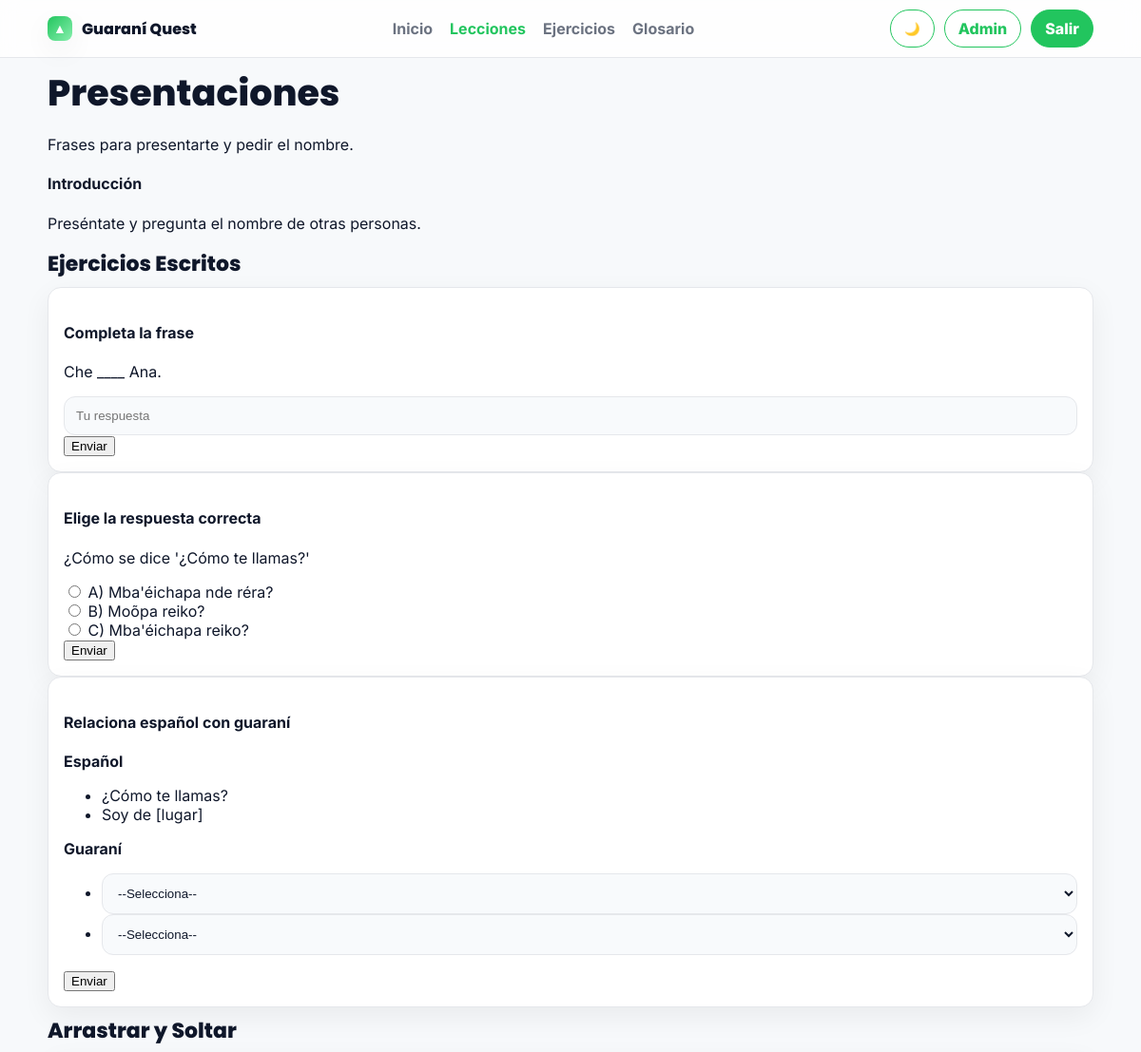
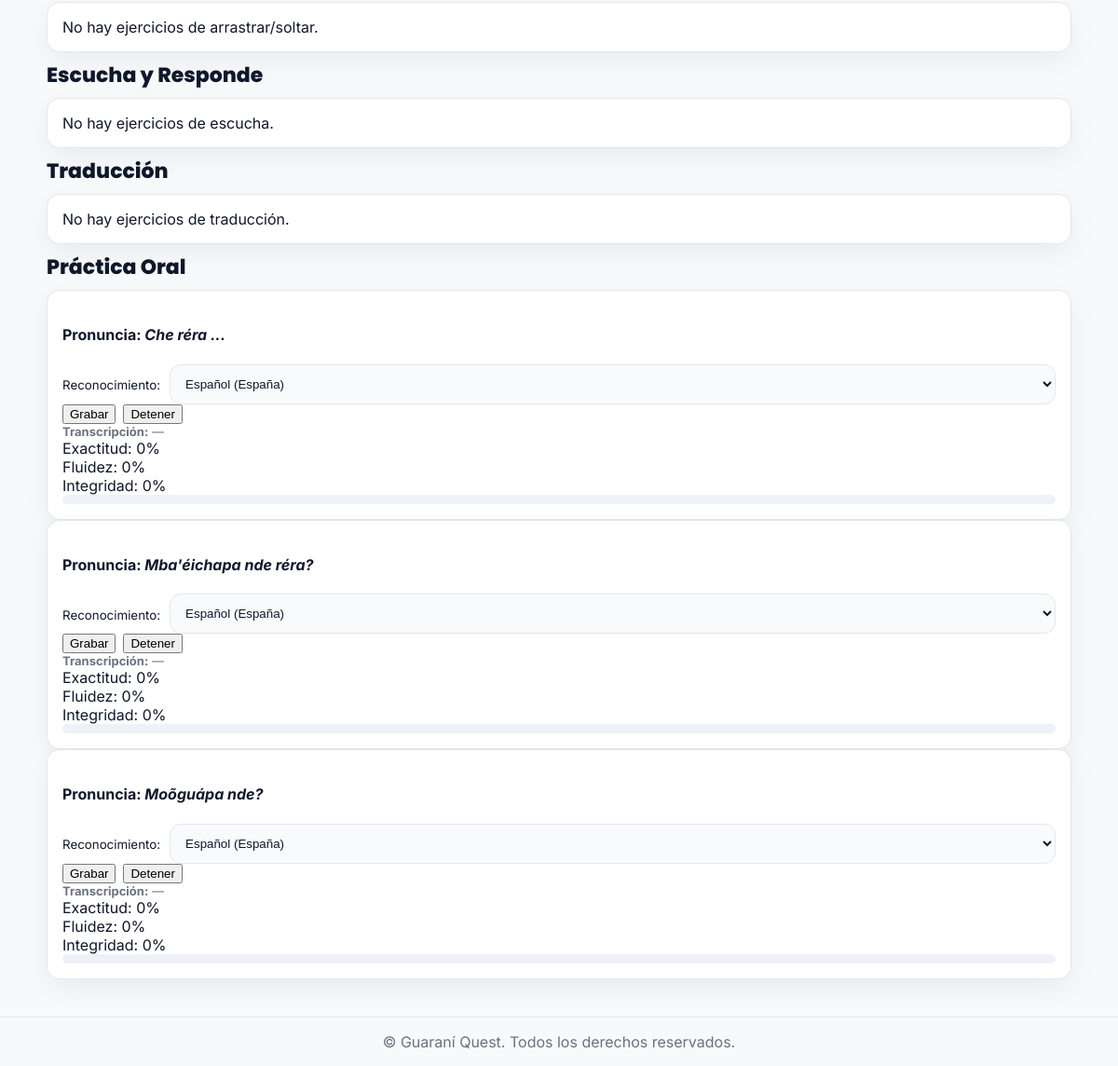
The app's page /learning/lessons/3/ (signed in) with its own data (2 pictures, top to bottom).
### learning/models.py (models this page shows, shortened)
class Lesson(models.Model):
    title = models.CharField(max_length=200)
    description = models.TextField(blank=True)
    order = models.PositiveIntegerField(default=0)
    is_published = models.BooleanField(default=True)
    class Meta:
        ordering = ["order", "id"]

class LessonSection(models.Model):
    lesson = models.ForeignKey(Lesson, on_delete=models.CASCADE, related_name="sections")
    title = models.CharField(max_length=200, blank=True)
    body = models.TextField(blank=True)
    reference_audio = models.FileField(upload_to="lesson_sections/", blank=True, null=True)
    order = models.PositiveIntegerField(default=0)
    class Meta:
        ordering = ["order", "id"]

class FillBlankExercise(models.Model):
    lesson = models.ForeignKey(Lesson, on_delete=models.CASCADE, related_name="fillblanks")
    prompt_text = models.TextField(help_text="Usa '____' para indicar el espacio en blanco.")
    correct_answer = models.CharField(max_length=255)
    order = models.PositiveIntegerField(default=0)
    class Meta:
        ordering = ["order", "id"]

class MultipleChoiceExercise(models.Model):
    lesson = models.ForeignKey(Lesson, on_delete=models.CASCADE, related_name="mcqs")
    question_text = models.TextField()
    choices_json = models.JSONField()
    correct_key = models.CharField(max_length=10)
    order = models.PositiveIntegerField(default=0)
    class Meta:
        ordering = ["order", "id"]

class MatchingExercise(models.Model):
    lesson = models.ForeignKey(Lesson, on_delete=models.CASCADE, related_name="matchings")
    instructions = models.CharField(max_length=255, default="Relaciona las parejas")
    order = models.PositiveIntegerField(default=0)
    class Meta:
        ordering = ["order", "id"]

class MatchingPair(models.Model):
    exercise = models.ForeignKey(MatchingExercise, on_delete=models.CASCADE, related_name="pairs")
    left_text = models.CharField(max_length=255)
    right_text = models.CharField(max_length=255)

class PronunciationExercise(models.Model):
    lesson = models.ForeignKey(Lesson, on_delete=models.CASCADE, related_name="pronun_exercises")
    text_guarani = models.CharField(max_length=255)
    reference_audio = models.FileField(upload_to="pronunciation_refs/", blank=True, null=True)
    order = models.PositiveIntegerField(default=0)
    class Meta:
        ordering = ["order", "id"]

### learning/views.py (the view)
# urls.py: path("lessons/<int:pk>/", views.lesson_detail, name="lesson_detail"),
@login_required
def lesson_detail(request, pk):
    lesson = get_object_or_404(Lesson, pk=pk, is_published=True)
    ctx = {
        "lesson": lesson,
        "sections": lesson.sections.all(),
        "fillblanks": lesson.fillblanks.all(),
        "mcqs": lesson.mcqs.all(),
        "matchings": lesson.matchings.all(),
        "pronun_exercises": lesson.pronun_exercises.all(),
    }
    return render(request, "learning/lesson_detail.html", ctx)

### learning/templates/learning/lesson_detail.html (shortened to what this page needs)
{% extends "base.html" %}
{% load static %}
{% block content %}
  <h1>{{ lesson.title }}</h1>
  <p>{{ lesson.description }}</p>
  {% for section in sections %}
    <section class="section">
      <h4>{{ section.title }}</h4>
      <p>{{ section.body }}</p>
    </section>
  {% endfor %}
  <h3>Ejercicios Escritos</h3>
  {% for ex in fillblanks %}
    {% include "learning/partials/exercise_fillblank.html" with ex=ex %}
  {% endfor %}
  {% for ex in mcqs %}
    {% include "learning/partials/exercise_mcq.html" with ex=ex %}
  {% endfor %}
  {% for ex in matchings %}
    {% include "learning/partials/exercise_matching.html" with ex=ex %}
  {% endfor %}
  <h3>Arrastrar y Soltar</h3>
{% for ex in dragdrops %}
  {% include "learning/partials/exercise_dragdrop.html" with ex=ex %}
{% empty %}
  <div class="card">No hay ejercicios de arrastrar/soltar.</div>
{% endfor %}
<h3>Escucha y Responde</h3>
{% for ex in listenings %}
  {% include "learning/partials/exercise_listening.html" with ex=ex %}
{% empty %}
  <div class="card">No hay ejercicios de escucha.</div>
{% endfor %}
<h3>Traducción</h3>
{% for ex in translations %}
  {% include "learning/partials/exercise_translation.html" with ex=ex %}
{% empty %}
  <div class="card">No hay ejercicios de traducción.</div>
{% endfor %}
{% load static %}
  <h3>Práctica Oral</h3>
  {% for ex in pronun_exercises %}
    {% include "learning/partials/pronunciation.html" with ex=ex %}
  {% empty %}
    <p>No hay ejercicios de pronunciación en esta lección.</p>
  {% endfor %}
{% endblock %}

### learning/templates/learning/partials/exercise_fillblank.html (shortened to what this page needs)
<div class="card exercise" id="fillblank-{{ ex.id }}">
  <h4>Completa la frase</h4>
  <p>{{ ex.prompt_text }}</p>
  <input type="text" name="answer" placeholder="Tu respuesta" />
  <button class="btn" onclick="submitFillBlank({{ ex.id }})">Enviar</button>
</div>

### learning/templates/learning/partials/exercise_mcq.html (shortened to what this page needs)
<div class="card exercise" id="mcq-{{ ex.id }}">
  <h4>Elige la respuesta correcta</h4>
  <p>{{ ex.question_text }}</p>
  {% for opt in ex.choices_json %}
    <label>
      <input type="radio" name="mcq-{{ ex.id }}" value="{{ opt.key }}"> {{ opt.key }}) {{ opt.text }}
    </label><br>
  {% endfor %}
  <button class="btn" onclick="submitMCQ({{ ex.id }})">Enviar</button>
</div>

### learning/templates/learning/partials/exercise_matching.html (shortened to what this page needs)
<div class="card exercise" id="matching-{{ ex.id }}">
  <h4>{{ ex.instructions }}</h4>
  <div class="grid-two">
    <div>
      <strong>Español</strong>
      <ul>
        {% for pair in ex.pairs.all %}
          <li data-left="{{ pair.left_text }}">{{ pair.left_text }}</li>
        {% endfor %}
      </ul>
    </div>
    <div>
      <strong>Guaraní</strong>
      <ul>
        {% for pair in ex.pairs.all %}
          <li>
            <select class="match-right" data-left="{{ pair.left_text }}">
              <option value="">--Selecciona--</option>
            </select>
          </li>
        {% endfor %}
      </ul>
    </div>
  </div>
  <button class="btn" onclick="submitMatching({{ ex.id }})">Enviar</button>
</div>

### learning/templates/learning/partials/pronunciation.html (shortened to what this page needs)
<div class="card exercise" id="pronun-{{ ex.id }}">
  <h4>Pronuncia: <em>{{ ex.text_guarani }}</em></h4>
  <div class="mb-2" style="display:flex;gap:10px;align-items:center;">
    <label for="lang-{{ ex.id }}"><small>Reconocimiento:</small></label>
    <select id="lang-{{ ex.id }}">
      <option value="es-ES">Español (España)</option>
    </select>
  </div>
  <div class="pronun-controls" style="display:flex;gap:8px;flex-wrap:wrap;">
    <button class="btn" onclick="startPronunciation('{{ ex.id }}', `{{ ex.text_guarani }}`)">Grabar</button>
    <button class="btn-secondary" onclick="stopPronunciation('{{ ex.id }}')">Detener</button>
  </div>
  <div class="mt-2" style="font-size:13px;color:var(--muted);">
    <strong>Transcripción:</strong>
    <span id="live-{{ ex.id }}" class="transcript">—</span>
  </div>
  <div class="pronun-feedback mt-2">
    <div>Exactitud: <span id="acc-{{ ex.id }}">0</span>%</div>
    <div>Fluidez: <span id="flu-{{ ex.id }}">0</span>%</div>
    <div>Integridad: <span id="comp-{{ ex.id }}">0</span>%</div>
    <div class="progress"><div class="bar" id="bar-{{ ex.id }}" style="width:0%"></div></div>
  </div>
</div>

### learning/static/css/styles.css (style rules this page uses)
:root { --green:#22c55e; --green-600:#16a34a; --green-700:#15803d; --bg:#f7f9fb; --text:#0f172a; --muted:#6b7280; --card:#ffffff; --border:#e5e7eb; --radius:14px; --shadow:0 10px 30px rgba(0,0,0,.06); }
* { box-sizing:border-box }
html,body { height:100% }
body.qx { margin:0; background:var(--bg); color:var(--text); font-family:Inter,system-ui,Arial,sans-serif; }
h1,h2,h3 { font-family:Poppins,Inter;font-weight:800;margin:8px 0 }
h1 { font-size:38px }
h3 { font-size:22px }
.card { background:var(--card);border:1px solid var(--border);border-radius:var(--radius);box-shadow:var(--shadow);padding:16px }
input[type="text"],input[type="email"],input[type="password"],select,textarea { width:100%;padding:12px;border-radius:12px;border:1px solid var(--border);background:#f8fafc;color:var(--text);outline:none }
.progress { height:10px;width:100%;border-radius:999px;background:#eef2f7;overflow:hidden }

### records on screen
Lesson: title "Presentaciones", description "Frases para presentarte y pedir el nombre."
LessonSection: title "Introducción", body "Preséntate y pregunta el nombre de otras personas."
FillBlankExercise: prompt_text "Che ____ Ana."
MultipleChoiceExercise: question_text "¿Cómo se dice '¿Cómo te llamas?'", key "A" "B" "C", text "Mba'éichapa nde réra?" "Moõpa reiko?" "Mba'éichapa reiko?"
MatchingExercise: instructions "Relaciona español con guaraní"
MatchingPair: left_text "¿Cómo te llamas?"
MatchingPair: left_text "Soy de [lugar]"
PronunciationExercise: text_guarani "Che réra ...", id "Español (España)"
PronunciationExercise: text_guarani "Mba'éichapa nde réra?", id "Español (España)"
PronunciationExercise: text_guarani "Moõguápa nde?", id "Español (España)"
